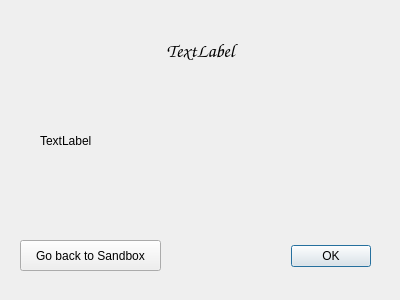
<?xml version="1.0" encoding="UTF-8"?>
<ui version="4.0">
 <class>WinLoseDialog</class>
 <widget class="QDialog" name="WinLoseDialog">
  <property name="geometry">
   <rect>
    <x>0</x>
    <y>0</y>
    <width>400</width>
    <height>300</height>
   </rect>
  </property>
  <property name="windowTitle">
   <string>Dialog</string>
  </property>
  <widget class="QDialogButtonBox" name="buttonBox">
   <property name="geometry">
    <rect>
     <x>30</x>
     <y>240</y>
     <width>341</width>
     <height>32</height>
    </rect>
   </property>
   <property name="orientation">
    <enum>Qt::Horizontal</enum>
   </property>
   <property name="standardButtons">
    <set>QDialogButtonBox::Ok</set>
   </property>
  </widget>
  <widget class="QPushButton" name="sandBoxButton">
   <property name="geometry">
    <rect>
     <x>20</x>
     <y>240</y>
     <width>141</width>
     <height>31</height>
    </rect>
   </property>
   <property name="text">
    <string>Go back to Sandbox</string>
   </property>
  </widget>
  <widget class="QLabel" name="titleLabel">
   <property name="geometry">
    <rect>
     <x>110</x>
     <y>20</y>
     <width>181</width>
     <height>61</height>
    </rect>
   </property>
   <property name="font">
    <font>
     <family>Comic Sans MS</family>
     <pointsize>14</pointsize>
     <bold>true</bold>
    </font>
   </property>
   <property name="text">
    <string>TextLabel</string>
   </property>
   <property name="alignment">
    <set>Qt::AlignCenter</set>
   </property>
  </widget>
  <widget class="QLabel" name="bodyLabel">
   <property name="geometry">
    <rect>
     <x>40</x>
     <y>80</y>
     <width>331</width>
     <height>121</height>
    </rect>
   </property>
   <property name="text">
    <string>TextLabel</string>
   </property>
   <property name="wordWrap">
    <bool>true</bool>
   </property>
  </widget>
 </widget>
 <resources/>
 <connections>
  <connection>
   <sender>buttonBox</sender>
   <signal>accepted()</signal>
   <receiver>WinLoseDialog</receiver>
   <slot>accept()</slot>
   <hints>
    <hint type="sourcelabel">
     <x>248</x>
     <y>254</y>
    </hint>
    <hint type="destinationlabel">
     <x>157</x>
     <y>274</y>
    </hint>
   </hints>
  </connection>
  <connection>
   <sender>buttonBox</sender>
   <signal>rejected()</signal>
   <receiver>WinLoseDialog</receiver>
   <slot>reject()</slot>
   <hints>
    <hint type="sourcelabel">
     <x>316</x>
     <y>260</y>
    </hint>
    <hint type="destinationlabel">
     <x>286</x>
     <y>274</y>
    </hint>
   </hints>
  </connection>
 </connections>
</ui>
